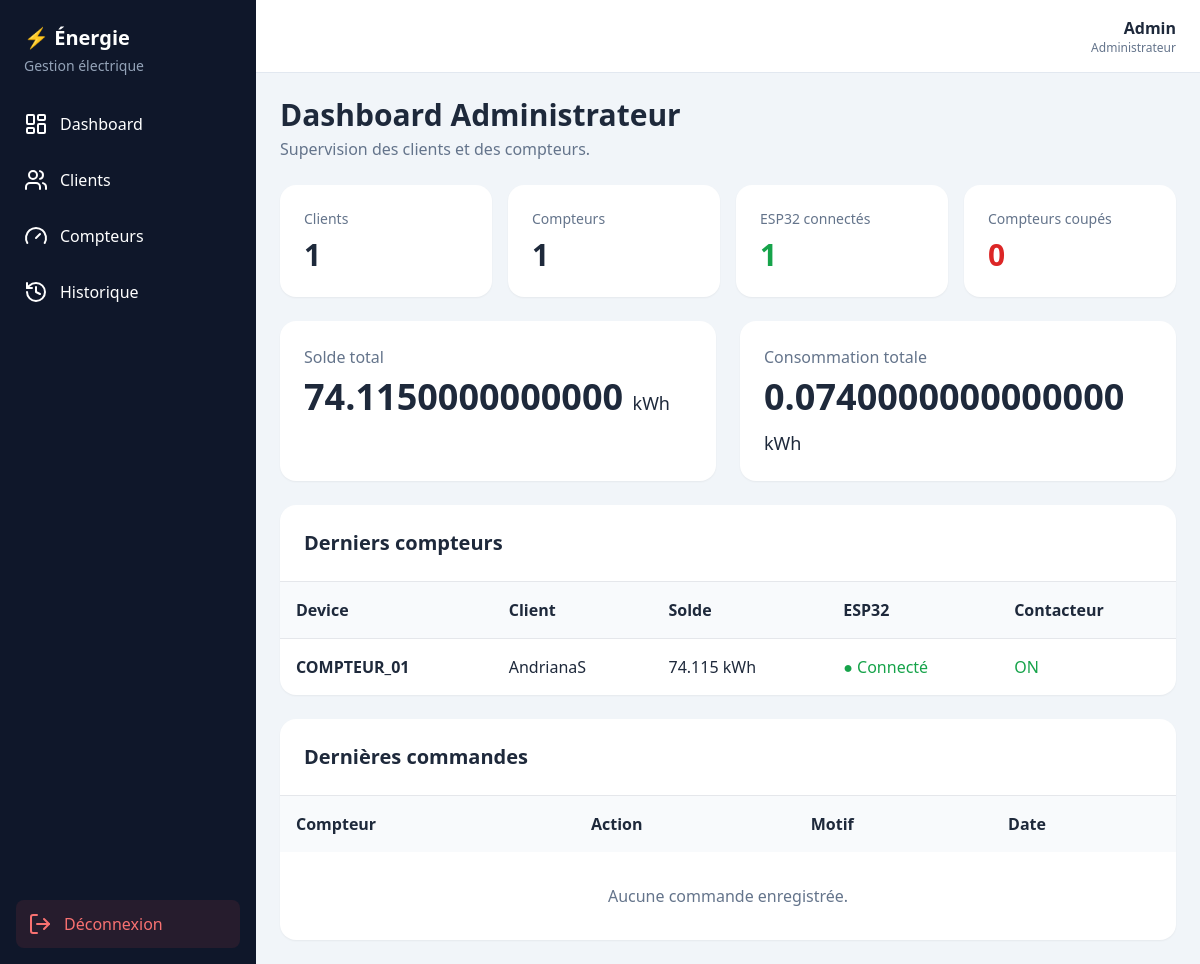
/admin-dashboard/ (signed in), run on the app's committed database.
### compteur/models.py (models this page shows, shortened)
class Compteur(models.Model):
    utilisateur = models.ForeignKey(
        User,
        on_delete=models.CASCADE,
        related_name="compteurs"
    )
    device_id = models.CharField(
        max_length=50,
        unique=True
    )
    nom = models.CharField(
        max_length=100,
        default="Compteur ELEC"
    )
    solde = models.DecimalField(
        max_digits=10,
        decimal_places=3,
        default=0
    )
    consommation_totale = models.DecimalField(
        max_digits=12,
        decimal_places=3,
        default=0
    )
    autorisation = models.BooleanField(
        default=True
    )
    contacteur = models.BooleanField(
        default=True
    )
    esp32_connecte = models.BooleanField(
        default=False
    )
    derniere_connexion = models.DateTimeField(
        null=True,
        blank=True
    )
    date_creation = models.DateTimeField(
        auto_now_add=True
    )

### compteur/views.py (the view)
@login_required
def dashboard_admin(request):
    if not request.user.is_staff:
        return redirect(
            "compteur:dashboard"
        )
    nombre_clients = (
        Profil.objects.count()
    )
    nombre_compteurs = (
        Compteur.objects.count()
    )
    compteurs_connectes = (
        Compteur.objects
        .filter(
            esp32_connecte=True
        )
        .count()
    )
    compteurs_coupes = (
        Compteur.objects
        .filter(
            contacteur=False
        )
        .count()
    )
    solde_total = (
        Compteur.objects.aggregate(
            total=Sum("solde")
        )["total"]
        or 0
    )
    consommation_totale = (
        Compteur.objects.aggregate(
            total=Sum("consommation_totale")
        )["total"]
        or 0
    )
    derniers_compteurs = (
        Compteur.objects
        .select_related(
            "utilisateur"
        )
        .order_by(
            "-date_creation"
        )[:10]
    )
    dernieres_commandes = (
        HistoriqueCommande.objects
        .select_related(
            "compteur"
        )
        .order_by(
            "-date_action"
        )[:10]
    )
    context = {
        "nombre_clients":
            nombre_clients,
        "nombre_compteurs":
            nombre_compteurs,
        "compteurs_connectes":
            compteurs_connectes,
        "compteurs_coupes":
            compteurs_coupes,
        "solde_total":
            solde_total,
        "consommation_totale":
            consommation_totale,
        "derniers_compteurs":
            derniers_compteurs,
        "dernieres_commandes":
            dernieres_commandes,
    }
    return render(
        request,
        "compteur/admin/dashboard.html",
        context
    )

### compteur/templates/compteur/admin/dashboard.html (shortened to what this page needs)
{% extends "compteur/base.html" %}
{% block content %}
<div class="max-w-7xl mx-auto">
    <div class="mb-6">
        <h1 class="text-3xl font-bold">
            Dashboard Administrateur
        </h1>
        <p class="text-slate-500 mt-1">
            Supervision des clients et des compteurs.
        </p>
    </div>
    <div class="grid grid-cols-1 sm:grid-cols-2 lg:grid-cols-4 gap-4">
        <div class="bg-white rounded-2xl shadow-sm p-6">
            <p class="text-slate-500 text-sm">
                Clients
            </p>
            <p class="text-3xl font-bold mt-2">
                {{ nombre_clients }}
            </p>
        </div>
        <div class="bg-white rounded-2xl shadow-sm p-6">
            <p class="text-slate-500 text-sm">
                Compteurs
            </p>
            <p class="text-3xl font-bold mt-2">
                {{ nombre_compteurs }}
            </p>
        </div>
        <div class="bg-white rounded-2xl shadow-sm p-6">
            <p class="text-slate-500 text-sm">
                ESP32 connectés
            </p>
            <p class="text-3xl font-bold mt-2 text-green-600">
                {{ compteurs_connectes }}
            </p>
        </div>
        <div class="bg-white rounded-2xl shadow-sm p-6">
            <p class="text-slate-500 text-sm">
                Compteurs coupés
            </p>
            <p class="text-3xl font-bold mt-2 text-red-600">
                {{ compteurs_coupes }}
            </p>
        </div>
    </div>
    <div class="grid grid-cols-1 md:grid-cols-2 gap-6 mt-6">
        <div class="bg-white rounded-2xl shadow-sm p-6">
            <p class="text-slate-500">
                Solde total
            </p>
            <p class="text-4xl font-bold mt-2">
                {{ solde_total }}
                <span class="text-lg font-normal">
                    kWh
                </span>
            </p>
        </div>
        <div class="bg-white rounded-2xl shadow-sm p-6">
            <p class="text-slate-500">
                Consommation totale
            </p>
            <p class="text-4xl font-bold mt-2">
                {{ consommation_totale }}
                <span class="text-lg font-normal">
                    kWh
                </span>
            </p>
        </div>
    </div>
    <div class="bg-white rounded-2xl shadow-sm mt-6 overflow-hidden">
        <div class="p-6 border-b">
            <h2 class="text-xl font-bold">
                Derniers compteurs
            </h2>
        </div>
        <div class="overflow-x-auto">
            <table class="w-full">
                <thead class="bg-slate-50">
                    <tr>
                        <th class="text-left p-4">
                            Device
                        </th>
                        <th class="text-left p-4">
                            Client
                        </th>
                        <th class="text-left p-4">
                            Solde
                        </th>
                        <th class="text-left p-4">
                            ESP32
                        </th>
                        <th class="text-left p-4">
                            Contacteur
                        </th>
                    </tr>
                </thead>
                <tbody>
                    {% for compteur in derniers_compteurs %}
                    <tr class="border-t">
                        <td class="p-4 font-semibold">
                            {{ compteur.device_id }}
                        </td>
                        <td class="p-4">
                            {{ compteur.utilisateur.username }}
                        </td>
                        <td class="p-4">
                            {{ compteur.solde }} kWh
                        </td>
                        <td class="p-4">
                            {% if compteur.esp32_connecte %}
                                <span class="text-green-600">
                                    ● Connecté
                                </span>
                            {% else %}
                                <span class="text-red-600">
                                    ● Déconnecté
                                </span>
                            {% endif %}
                        </td>
                        <td class="p-4">
                            {% if compteur.contacteur %}
                                <span class="text-green-600">
                                    ON
                                </span>
                            {% else %}
                                <span class="text-red-600">
                                    OFF
                                </span>
                            {% endif %}
                        </td>
                    </tr>
                    {% endfor %}
                </tbody>
            </table>
        </div>
    </div>
    <div class="bg-white rounded-2xl shadow-sm mt-6 overflow-hidden">
        <div class="p-6 border-b">
            <h2 class="text-xl font-bold">
                Dernières commandes
            </h2>
        </div>
        <div class="overflow-x-auto">
            <table class="w-full">
                <thead class="bg-slate-50">
                    <tr>
                        <th class="text-left p-4">
                            Compteur
                        </th>
                        <th class="text-left p-4">
                            Action
                        </th>
                        <th class="text-left p-4">
                            Motif
                        </th>
                        <th class="text-left p-4">
                            Date
                        </th>
                    </tr>
                </thead>
                <tbody>
                    {% for commande in dernieres_commandes %}
                    <tr class="border-t">
                        <td class="p-4">
                            {{ commande.compteur.device_id }}
                        </td>
                        <td class="p-4 font-semibold">
                            {% if commande.action == "ON" %}
                                <span class="text-green-600">
                                    ON
                                </span>
                            {% else %}
                                <span class="text-red-600">
                                    OFF
                                </span>
                            {% endif %}
                        </td>
                        <td class="p-4">
                            {{ commande.motif|default:"-" }}
                        </td>
                        <td class="p-4">
                            {{ commande.date_action|date:"d/m/Y H:i" }}
                        </td>
                    </tr>
                    {% empty %}
                    <tr>
                        <td
                            colspan="4"
                            class="p-8 text-center text-slate-500"
                        >
                            Aucune commande enregistrée.
                        </td>
                    </tr>
                    {% endfor %}
                </tbody>
            </table>
        </div>
    </div>
</div>
{% endblock %}

### compteur/templates/compteur/base.html (shortened to what this page needs)
{% load static %}
<!DOCTYPE html>
<html lang="fr">
<head>
    <script src="https://cdn.tailwindcss.com"></script>
    <link
        rel="stylesheet"
        href="{% static 'compteur/css/app.css' %}"
    >
</head>
<body class="bg-slate-100 text-slate-800">
<aside
    id="sidebar"
    class="fixed left-0 top-0 z-40 h-screen w-64
           bg-slate-900 text-white
           transform -translate-x-full
           lg:translate-x-0
           transition-transform duration-300"
>
    <div class="p-6">
        <h1 class="text-xl font-bold">
            ⚡ Énergie
        </h1>
        <p class="text-slate-400 text-sm mt-1">
            Gestion électrique
        </p>
    </div>
    <nav class="px-3 space-y-2">
        {% if request.user.is_staff %}
            <a
                href="{% url 'compteur:dashboard_admin' %}"
                class="flex items-center gap-3 p-3 rounded-lg hover:bg-slate-800"
            >
                <i data-lucide="layout-dashboard"></i>
                Dashboard
            </a>
            <a
                href="{% url 'compteur:clients_admin' %}"
                class="flex items-center gap-3 p-3 rounded-lg hover:bg-slate-800"
            >
                <i data-lucide="users"></i>
                Clients
            </a>
            <a
                href="{% url 'compteur:compteurs_admin' %}"
                class="flex items-center gap-3 p-3 rounded-lg hover:bg-slate-800"
            >
                <i data-lucide="gauge"></i>
                Compteurs
            </a>
            <a
                href="{% url 'compteur:historique_admin' %}"
                class="flex items-center gap-3 p-3 rounded-lg hover:bg-slate-800"
            >
                <i data-lucide="history"></i>
                Historique
            </a>
        {% endif %}
    </nav>
    <div class="absolute bottom-0 left-0 right-0 p-4">
        <a
            href="{% url 'compteur:deconnexion' %}"
            class="flex items-center gap-3 p-3 rounded-lg
                   bg-red-500/10 text-red-400 hover:bg-red-500/20"
        >
            <i data-lucide="log-out"></i>
            Déconnexion
        </a>
    </div>
</aside>
<div class="lg:ml-64 min-h-screen">
    <header
        class="bg-white border-b border-slate-200
               px-4 md:px-6 py-4
               flex items-center justify-between"
    >
        <div class="ml-auto flex items-center gap-3">
            <div class="text-right">
                <p class="font-semibold">
                    {{ request.user.username }}
                </p>
                <p class="text-xs text-slate-500">
                    {% if request.user.is_staff %}
                        Administrateur
                    {% else %}
                        Client
                    {% endif %}
                </p>
            </div>
        </div>
    </header>
    <main class="p-4 md:p-6">
        {% block content %}
        {% endblock %}
    </main>
</div>
</body>
</html>

### compteur/static/compteur/css/app.css (style rules this page uses)
:root { --blue: #2563eb; --blue-light: #dbeafe; --green: #16a34a; --green-light: #dcfce7; --orange: #f59e0b; --orange-light: #fef3c7; --purple: #7c3aed; --purple-light: #ede9fe; --red: #dc2626; --red-light: #fee2e2; --gray: #64748b; --gray-light: #f1f5f9; --dark: #0f172a; }

### data on the page
Compteur: device_id "COMPTEUR_01", utilisateur.username "AndrianaS", solde "74.115", esp32_connecte "● Connecté", contacteur "ON"

### other printed values
{{ request.user.username }} "Admin"
{{ nombre_clients }} "1"
{{ nombre_compteurs }} "1"
{{ compteurs_connectes }} "1"
{{ compteurs_coupes }} "0"
{{ solde_total }} "74.1150000000000"
{{ consommation_totale }} "0.0740000000000000"
